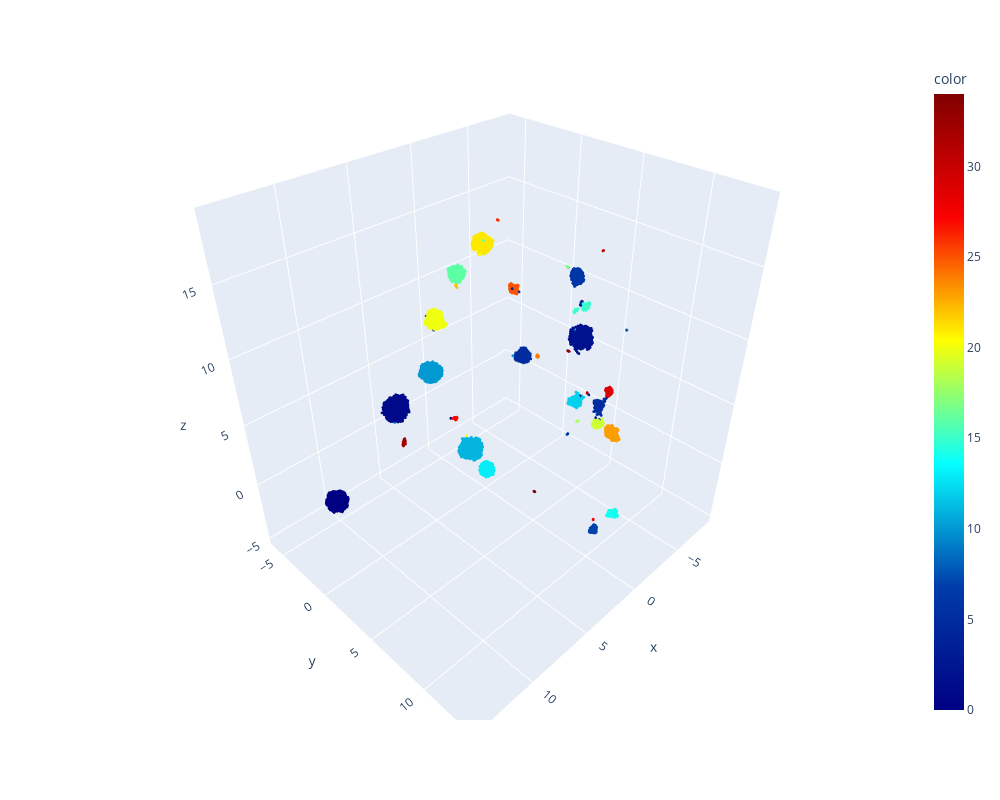

Notebook cell for this chart:
### Code cell
spec = SpectralClustering(n_clusters = 35, n_init = 100, random_state= 1)
_, _, pred = autoencoder_hiragana.encoder.predict(hiragana_datasets, verbose = 0)
# predicted_classes = spec.fit(pred)
predicted_classes = spec.fit_predict(pred)

show_3d(pred, predicted_classes)

### Figure 1 — Plotly figure (JSON) as saved in the notebook; plotly's stock layout.template omitted (floating-point values rounded to 4 significant figures; data arrays with more than 128 entries replaced by an {"elided": "..."} marker saying what was removed)
{"data": [{"hovertemplate": "x=%{x}<br>y=%{y}<br>z=%{z}<br>color=%{marker.color}<extra></extra>", "legendgroup": "", "marker": {"color": {"elided": "15000 int values"}, "coloraxis": "coloraxis", "size": 1, "symbol": "circle"}, "mode": "markers", "name": "", "scene": "scene", "showlegend": false, "type": "scatter3d", "x": {"elided": "15000 float values"}, "y": {"elided": "15000 float values"}, "z": {"elided": "15000 float values"}}], "layout": {"coloraxis": {"colorbar": {"title": {"text": "color"}}, "colorscale": [[0, "rgb(0,0,131)"], [0.2, "rgb(0,60,170)"], [0.4, "rgb(5,255,255)"], [0.6, "rgb(255,255,0)"], [0.8, "rgb(250,0,0)"], [1, "rgb(128,0,0)"]]}, "height": 800, "legend": {"tracegroupgap": 0}, "margin": {"t": 60}, "scene": {"domain": {"x": [0, 1], "y": [0, 1]}, "xaxis": {"title": {"text": "x"}}, "yaxis": {"title": {"text": "y"}}, "zaxis": {"title": {"text": "z"}}}, "width": 1000}}
